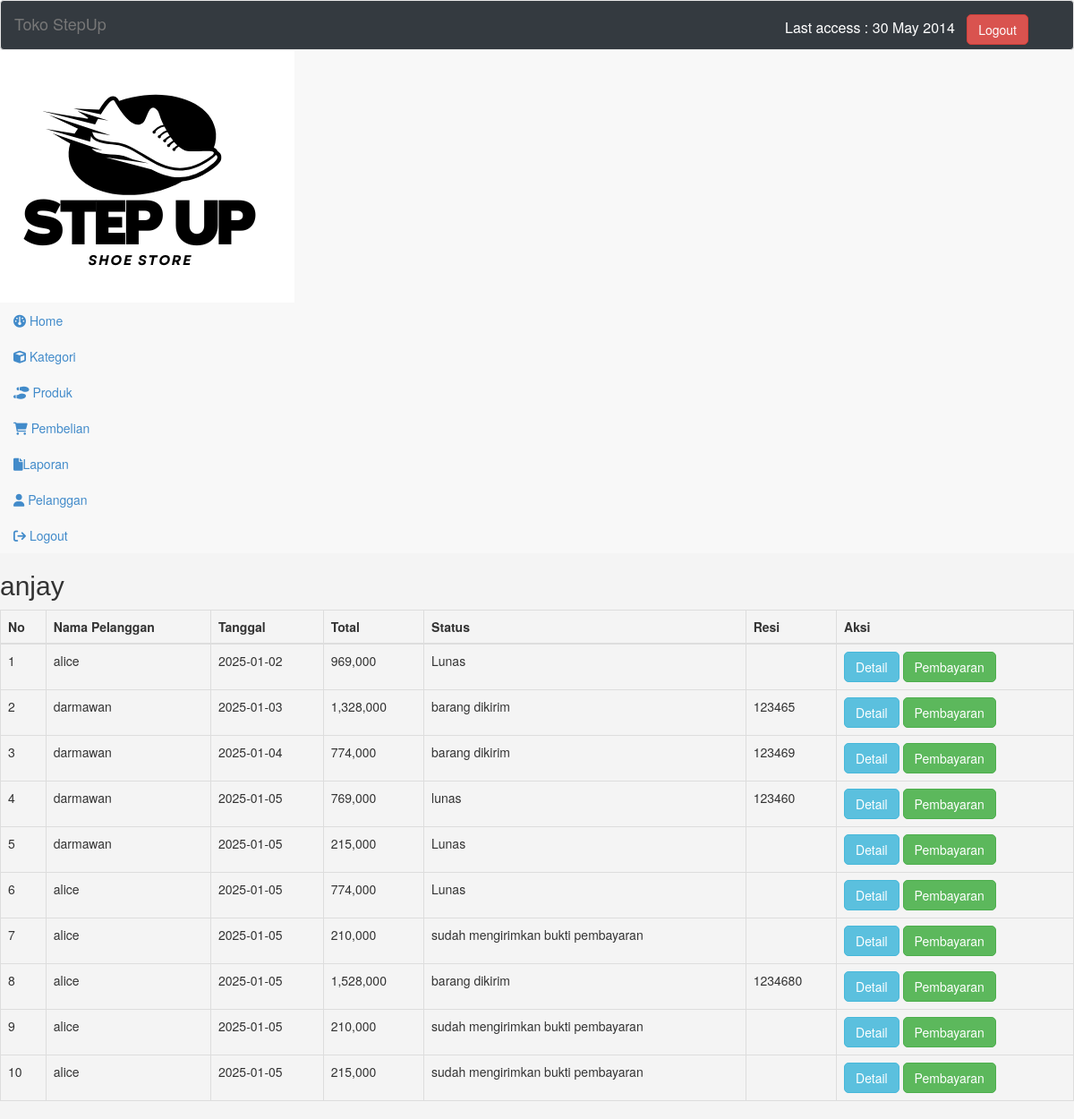
Page /admin/index.php?halaman=pembelian (signed in) on the committed database.
### tables this page shows
CREATE TABLE `pembelian` (
  `id_pembelian` int(11) NOT NULL,
  `jumlah` int(11) NOT NULL,
  `tanggal_pembelian` date NOT NULL,
  `total_pembelian` decimal(10,0) NOT NULL,
  `status_pembelian` varchar(100) NOT NULL DEFAULT 'pending',
  `id_pelanggan` int(11) NOT NULL,
  `id_ongkir` int(11) NOT NULL,
  `resi_pengiriman` varchar(100) NOT NULL,
  `nama_pelanggan` varchar(100) NOT NULL,
  `nama_kota` varchar(100) NOT NULL,
  `tarif` int(11) NOT NULL,
  `alamat_pengiriman` varchar(100) NOT NULL
);

CREATE TABLE `pelanggan` (
  `id_pelanggan` int(11) NOT NULL,
  `email_pelanggan` varchar(100) NOT NULL,
  `password_pelanggan` varchar(100) NOT NULL,
  `telepon_pelanggan` varchar(25) NOT NULL,
  `alamat_pelanggan` text NOT NULL,
  `nama_pelanggan` varchar(100) NOT NULL
);

### admin/pembelian.php (the view)
<h2>anjay</h2>
<table class="table table-bordered">
	<thead>
		<tr>
			<th>No</th>
			<th>Nama Pelanggan</th>
			<th>Tanggal </th>
			<th>Total </th>
			<th>Status </th>
			<th>Resi </th>
			<th>Aksi</th>
		</tr>
	</thead>
	<tbody>
		<?php $nomor=1; ?>
		<?php
		$ambil = $koneksi->query("SELECT pembelian.*, pelanggan.nama_pelanggan
			FROM pembelian
			JOIN pelanggan ON pembelian.id_pelanggan = pelanggan.id_pelanggan");
		?>
		<?php while($pecah = $ambil->fetch_assoc()){ ?>
		<tr>
			<td><?php echo $nomor; ?></td>
			<td><?php echo $pecah['nama_pelanggan']; ?></td>
			<td><?php echo $pecah['tanggal_pembelian']; ?></td>
			<td><?php echo number_format($pecah['total_pembelian']); ?></td>
			<td><?php echo $pecah['status_pembelian']; ?></td>
			<td><?php echo $pecah['resi_pengiriman']; ?></td>
			<td>
				<a href=" index.php?halaman=detail&id=<?php echo $pecah['id_pembelian']; ?>" class="btn btn-info">Detail</a>
				<?php if ($pecah['status_pembelian']!=="pending"):  ?>
				<a href="index.php?halaman=pembayaran&id=<?php echo $pecah['id_pembelian'] ?>" class="btn btn-success">Pembayaran</a>
				<?php endif ?>
			</td>
		</tr>
		<?php $nomor++; ?>
		<?php } ?>
	</tbody>
</table>

### admin/index.php (shortened to what this page needs)
 <?php
  $koneksi = new mysqli("localhost","root","","step_up");
 ?>
 <!DOCTYPE html>
<html xmlns="http://www.w3.org/1999/xhtml">
<head>
<link href="assets/css/bootstrap.css" rel="stylesheet" />
<link href="admin/assets/css/custom.css" rel="stylesheet" />
    <link href="assets/css/font-awesome.css" rel="stylesheet" />
    <link href="assets/js/morris/morris-0.4.3.min.css" rel="stylesheet" />
    <link href="assets/css/custom.css" rel="stylesheet" />
   <link rel="stylesheet" href="https://cdnjs.cloudflare.com/ajax/libs/font-awesome/6.0.0-beta3/css/all.min.css">
</head>
<body>
    <div id="wrapper">
        <nav class="navbar navbar-default navbar-cls-top " role="navigation" style="margin-bottom: 0">
            <div class="navbar-header">
                <a class="navbar-brand" href="index.html">Toko StepUp</a>
            </div>
  <div style="color: white;
padding: 15px 50px 5px 50px;
float: right;
font-size: 16px;"> Last access : 30 May 2014 &nbsp; <a href="#" class="btn btn-danger square-btn-adjust">Logout</a> </div>
        </nav>
                <nav class="navbar-default navbar-side" role="navigation">
            <div class="sidebar-collapse">
                <ul class="nav" id="main-menu">
                <li class="text-center">
                <li class="text-center">
                    <img src="assets/img/shoes.png" alt="Sepatu" class="user-image img-responsive">
                </li>
                    <li><a href="index.php"><i class="fa fa-dashboard "></i> Home</a></li>
                    <li><a href="index.php?halaman=kategori"><i class="fa fa-cube"></i> Kategori</a></li>
                    <li><a href="index.php?halaman=produk"><i class="fa fa-shoe-prints "></i> Produk</a></li>
                    <li><a href="index.php?halaman=pembelian"><i class="fa fa-shopping-cart "></i> Pembelian</a></li>
                    <li><a href="index.php?halaman=laporan_pembelian"><i class="fa fa-file "></i>Laporan</a></li>
                    <li><a href="index.php?halaman=pelanggan"><i class="fa fa-user "></i> Pelanggan</a></li>
                    <li><a href="index.php?halaman=logout"><i class="fa fa-sign-out "></i> Logout</a></li>
                </ul>
            </div>
        </nav>
        <div id="page-wrapper" >
            <div id="page-inner">
                <?php
                if(isset($_GET['halaman']))
                {
                    if ($_GET['halaman']=="produk")
                    {
                        include 'produk.php';
                    }
                    elseif ($_GET['halaman']=="pembelian")
                    {
                        include 'pembelian.php';
                    }
                    elseif ($_GET['halaman']=="pelanggan")
                    {
                        include 'pelanggan.php';
                    }
                    elseif ($_GET['halaman']=="detail")
                    {
                        include 'detail.php';
                    }
                    elseif ($_GET['halaman']=="tambahproduk")
                    {
                        include 'tambahproduk.php';
                    }
                    elseif ($_GET['halaman']=="hapusproduk")
                    {
                        include 'hapusproduk.php';
                    }
                    elseif ($_GET['halaman']=="ubahproduk")
                    {
                        include 'ubahproduk.php';
                    }
                    elseif ($_GET['halaman']=="logout")
                    {
                        include 'logout.php';
                    }
                    elseif ($_GET['halaman']=="pembayaran")
                    {
                        include 'pembayaran.php';
                    }
                    elseif ($_GET["halaman"]=="laporan_pembelian")
                    {
                        include 'laporan_pembelian.php';
                    }
                    elseif ($_GET["halaman"]=="kategori")
                    {
                        include 'kategori.php';
                    }
                }
                else
                {
                    include 'home.php';
                }
                ?>
            </div>
            </div>
        </div>
</body>
</html>

### admin/assets/css/custom.css (style rules this page uses)
body { background-color: #f4f4f4; color: #333; }
.btn { border-radius: 5px; transition: background-color 0.3s ease; }
h1, h2, h3, h4, h5, h6 { font-family: 'Arial', sans-serif; }
.navbar { background-color: #343a40; }

### rows in the picture
pembelian: id_pelanggan.nama_pelanggan "alice", tanggal_pembelian "2025-01-02", total_pembelian "969,000", status_pembelian "Lunas"
pembelian: id_pelanggan.nama_pelanggan "darmawan", tanggal_pembelian "2025-01-03", total_pembelian "1,328,000", status_pembelian "barang dikirim", resi_pengiriman "123465"
pembelian: id_pelanggan.nama_pelanggan "darmawan", tanggal_pembelian "2025-01-04", total_pembelian "774,000", status_pembelian "barang dikirim", resi_pengiriman "123469"
pembelian: id_pelanggan.nama_pelanggan "darmawan", tanggal_pembelian "2025-01-05", total_pembelian "769,000", status_pembelian "lunas", resi_pengiriman "123460"
pembelian: id_pelanggan.nama_pelanggan "darmawan", tanggal_pembelian "2025-01-05", total_pembelian "215,000", status_pembelian "Lunas"
pembelian: id_pelanggan.nama_pelanggan "alice", tanggal_pembelian "2025-01-05", total_pembelian "774,000", status_pembelian "Lunas"
pembelian: id_pelanggan.nama_pelanggan "alice", tanggal_pembelian "2025-01-05", total_pembelian "210,000", status_pembelian "sudah mengirimkan bukti pembayaran"
pembelian: id_pelanggan.nama_pelanggan "alice", tanggal_pembelian "2025-01-05", total_pembelian "1,528,000", status_pembelian "barang dikirim", resi_pengiriman "1234680"
pembelian: id_pelanggan.nama_pelanggan "alice", tanggal_pembelian "2025-01-05", total_pembelian "210,000", status_pembelian "sudah mengirimkan bukti pembayaran"
pembelian: id_pelanggan.nama_pelanggan "alice", tanggal_pembelian "2025-01-05", total_pembelian "215,000", status_pembelian "sudah mengirimkan bukti pembayaran"
